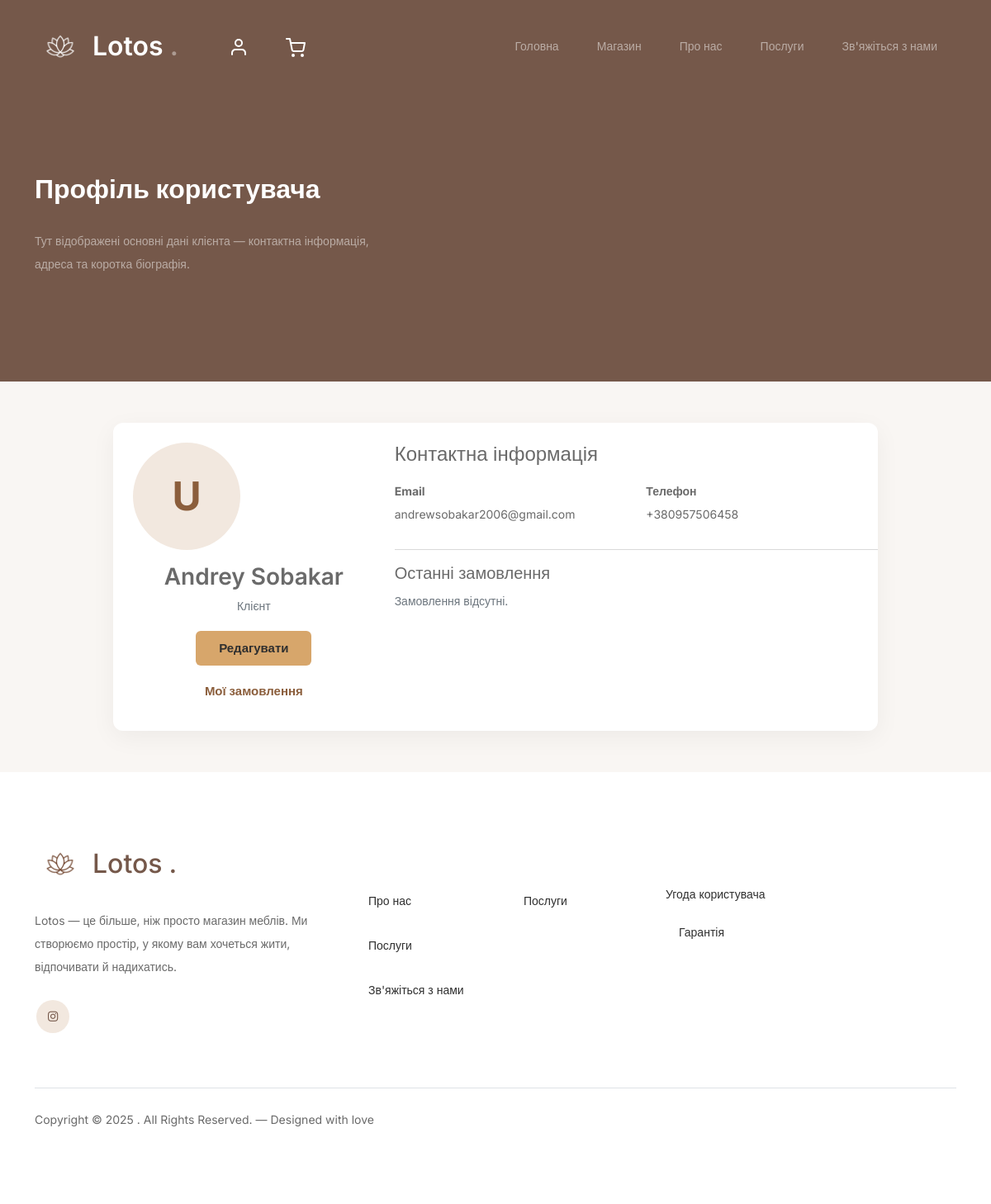
Screenshot of /profile (signed in) with the database file from the repository.
### models/models.py (models this page shows, shortened)
class User(Base):
    __tablename__ = "users"
    id = Column(Integer, primary_key=True)
    username = Column(String(150), unique=True, nullable=False)
    email = Column(String(255), unique=True, nullable=True)
    phone = Column(String(255), unique=True, nullable=False)
    hashed_password = Column(String(255), nullable=False)
    created_at = Column(DateTime, default=datetime.utcnow)
    cart = relationship(
        "Cart", back_populates="user", uselist=False, cascade="all, delete-orphan"
    )

### main.py (the view)
@app.route("/profile")
@login_required
def profile():
    db = SessionLocal()
    try:
        user = db.query(User).filter(User.id == session["user_id"]).first()
        if not user:
            session.clear()
            return redirect(url_for("auth.login"))
        return render_template("profile.html", user=user)
    finally:
        db.close()

### main.py (called while the page is built)
@app.context_processor
def inject_urls():
    return {
        "urls": {
            "delete_category": url_for("categories.delete_category"),
            "add_category": url_for("categories.add_category"),
        }
    }

### templates/profile.html (shortened to what this page needs)
<!DOCTYPE html>
<html lang="en">
  <head>
    <link href="{{url_for('static', filename='css/bootstrap.min.css')}}" rel="stylesheet" />
    <link
      href="https://cdnjs.cloudflare.com/ajax/libs/font-awesome/6.0.0-beta3/css/all.min.css"
      rel="stylesheet"
    />
    <link href="{{url_for('static', filename='css/tiny-slider.css')}}" rel="stylesheet" />
    <link href="{{url_for('static', filename='css/style.css')}}" rel="stylesheet" />
    <link rel="stylesheet" href="{{url_for('static', filename='css/profile.css')}}" />
  </head>
  <body>
    <nav class="custom-navbar navbar navbar-expand-md navbar-dark bg-dark" aria-label="Furni navigation bar">
      <div class="container position-relative d-flex justify-content-between align-items-center">
        <a class="navbar-brand d-flex align-items-center gap-2" href="{{ url_for('index') }}">
          <img src="{{ url_for('static', filename='images/lotos_white.png') }}" alt="Lotos Logo" style="height: 62px; width: auto;">
          Lotos<span>.</span>
        </a>
        <ul class="custom-navbar-cta navbar-nav mb-2 mb-md-0 d-flex flex-row profile-cart-icons">
          <li class="nav-item me-3">
            <a class="nav-link" href="{{ url_for('profile') }}">
              <img src="{{url_for('static', filename='images/user.svg')}}" />
            </a>
          </li>
          <li class="nav-item">
            <a class="nav-link" href="{{ url_for('cart') }}">
              <img src="{{url_for('static', filename='images/cart.svg')}}" />
            </a>
          </li>
        </ul>
        <div class="collapse navbar-collapse" id="navbarsFurni">
          <ul class="custom-navbar-nav navbar-nav ms-auto mb-2 mb-md-0">
            <li class="nav-item"><a class="nav-link" href="{{ url_for('index') }}">Головна</a></li>
            <li class="active"><a class="nav-link" href="{{ url_for('categories_view') }}">Магазин</a></li>
            <li><a class="nav-link" href="{{ url_for('about') }}">Про нас</a></li>
            <li><a class="nav-link" href="{{ url_for('services') }}">Послуги</a></li>
            <li><a class="nav-link" href="{{ url_for('contact') }}">Зв'яжіться з нами</a></li>
          </ul>
        </div>
      </div>
    </nav>
    <div class="hero">
      <div class="container">
        <div class="row align-items-center">
          <div class="col-md-7">
            <div class="intro-excerpt">
              <h1>Профіль користувача</h1>
              <p class="mb-0">Тут відображені основні дані клієнта — контактна інформація, адреса та коротка біографія.</p>
            </div>
          </div>
        </div>
      </div>
    </div>
    <section class="site-section">
      <div class="container">
        <div class="row justify-content-center">
          <div class="col-lg-10">
            <div class="profile-card p-4 d-flex flex-column flex-md-row gap-4">
              <div class="col-md-4 text-center profile-left">
                <div class="mb-3">
                  {% if user.avatar %}
                    <img src="{{ url_for('static', filename=user.avatar) }}" alt="Аватар" class="img-fluid profile-avatar rounded-circle" />
                  {% else %}
                    <div class="avatar-placeholder">
                      {{ (user.name or 'U')[0] }}
                    </div>
                  {% endif %}
                </div>
                <h3 class="mb-1">{{ user.username or "Пользователь" }}</h3>
                <p class="text-muted mb-3">{{ user.role or "Клієнт" }}</p>
                <div class="profile-actions d-flex justify-content-center gap-2">
                  <a href="{{ url_for('profile') }}" class="btn btn-secondary">Редагувати</a>
                  <a href="{{ url_for('services') }}" class="btn btn-white-outline">Мої замовлення</a>
                </div>
              </div>
              <div class="col-md-8 profile-meta">
                <h4 class="mb-3">Контактна інформація</h4>
                <div class="row">
                  <div class="col-sm-6 meta-row">
                    <strong>Email</strong>
                    <p class="mb-0">{{ user.email or "-" }}</p>
                  </div>
                  <div class="col-sm-6 meta-row">
                    <strong>Телефон</strong>
                    <p class="mb-0">{{ user.phone or "-" }}</p>
                  </div>
                </div>
                <hr />
                <h5 class="mb-2">Останні замовлення</h5>
                <div class="row g-3">
                  {% if orders %}
                    {% for o in orders[:3] %}
                      <div class="col-12 col-md-6">
                        <div class="p-3" style="background:#f9f9f9;border-radius:8px;">
                          <div class="d-flex justify-content-between">
                            <div>
                              <strong>Замовлення #{{ o.id }}</strong>
                              <div class="text-muted small">Статус: {{ o.status }}</div>
                            </div>
                            <div class="text-end">
                              <div class="product-price">₴{{ '%.2f'|format(o.total) }}</div>
                              <a href="{{ url_for('order_view', order_id=o.id) }}" class="small">Деталі</a>
                            </div>
                          </div>
                        </div>
                      </div>
                    {% endfor %}
                    {% if orders|length > 3 %}
                      <div class="col-12">
                        <a href="{{ url_for('services') }}" class="more">Показати всі замовлення</a>
                      </div>
                    {% endif %}
                  {% else %}
                    <div class="col-12">
                      <p class="text-muted">Замовлення відсутні.</p>
                    </div>
                  {% endif %}
                </div>
              </div>
            </div>
          </div>
        </div>
      </div>
    </section>
    <footer class="footer-section">
      <div class="container relative">
        <div class="row g-5 mb-5">
          <div class="col-lg-4">
            <div class="mb-4 footer-logo-wrap">
              <a href="{{ url_for('index') }}" class="footer-logo d-flex align-items-center gap-2">
                <img src="{{ url_for('static', filename='images/lotos_dark.png') }}" alt="Lotos Logo" style="height:62px; width:auto;">
                Lotos<span>.</span>
              </a>
            </div>
            <p class="mb-4">
              Lotos — це більше, ніж просто магазин меблів. Ми створюємо простір, у якому вам хочеться жити, відпочивати й надихатись.
            </p>
            <ul class="list-unstyled custom-social">
              <li>
                <a href="https://www.instagram.com/lotos_mebel_ua"><span class="fa fa-brands fa-instagram"></span></a>
              </li>
            </ul>
          </div>
          <div class="col-lg-8">
            <div class="row links-wrap">
              <div class="col-6 col-sm-6 col-md-3">
                <ul class="list-unstyled">
                  <li><a class="nav-link" href="{{ url_for('about') }}">Про нас</a></li>
                  <li><a class="nav-link" href="{{ url_for('services') }}">Послуги</a></li>
                  <li><a class="nav-link" href="{{ url_for('contact') }}">Зв'яжіться з нами</a></li>
                </ul>
              </div>
              <div class="col-6 col-sm-6 col-md-3">
                <ul class="list-unstyled">
                  <li><a class="nav-link" href="{{ url_for('contact') }}">Послуги</a></li>
                </ul>
              </div>
              <div class="col-6 col-sm-6 col-md-3">
                <ul class="list-unstyled">
                  <li><a href="{{ url_for('terms') }}"> Угода користувача </a></li>
                  <li><a class="nav-link" href="{{ url_for('guarantee') }}">Гарантія</a></li>
                </ul>
              </div>
            </div>
          </div>
        </div>
        <div class="border-top copyright">
          <div class="row pt-4">
            <div class="col-lg-6">
              <p class="mb-2 text-center text-lg-start">
                Copyright &copy;
                . All Rights Reserved. &mdash; Designed with love
              </p>
            </div>
          </div>
        </div>
      </div>
    </footer>
  </body>
</html>

### static/css/style.css (style rules this page uses)
html, body { overflow-x: hidden; width: 100%; }
body { overflow-x: hidden; position: relative; }
body { font-family: "Inter", sans-serif; font-weight: 400; line-height: 28px; color: #6a6a6a; font-size: 14px; background-color: #f9f6f3; }
a { text-decoration: none; -webkit-transition: .3s all ease; -o-transition: .3s all ease; transition: .3s all ease; color: #2f2f2f; text-decoration: underline; }
.custom-navbar { background: #75584a !important; padding-top: 20px; padding-bottom: 20px; }
.custom-navbar .navbar-brand { font-size: 32px; font-weight: 600; }
.custom-navbar .navbar-brand > span { opacity: .4; }
@media (min-width: 992px) { .custom-navbar .custom-navbar-nav li { margin-left: 15px; margin-right: 15px; } }
.custom-navbar .custom-navbar-nav li a { font-weight: 500; color: #ffffff !important; opacity: .5; -webkit-transition: .3s all ease; -o-transition: .3s all ease; transition: .3s all ease; position: relative; }
@media (min-width: 768px) { .custom-navbar .custom-navbar-nav li a:before { content: ""; position: absolute; bottom: 0; left: 8px; right: 8px; background: #d7a66b; height: 5px; opacity: 1; visibility: visible; width: 0; -webkit-transition: .15s all ease-out; -o-transition: .15s all ease-out; transition: .15s all ease-out; } }
.custom-navbar .custom-navbar-nav li.active a { opacity: 1; }
.custom-navbar .custom-navbar-nav li.active a:before { width: calc(100% - 16px); }
.custom-navbar .custom-navbar-cta { margin-left: 0 !important; -webkit-box-orient: horizontal; -webkit-box-direction: normal; -ms-flex-direction: row; flex-direction: row; }
@media (min-width: 768px) { .custom-navbar .custom-navbar-cta { margin-left: 40px !important; } }
.custom-navbar .custom-navbar-cta li { margin-left: 0px; margin-right: 0px; }
.custom-navbar .custom-navbar-cta li:first-child { margin-right: 20px; }
.hero { background: #75584a; padding: calc(4rem - 30px) 0 0rem 0; }
@media (min-width: 768px) { .hero { padding: calc(4rem - 30px) 0 4rem 0; } }
@media (min-width: 992px) { .hero { padding: calc(8rem - 30px) 0 8rem 0; } }
.hero .intro-excerpt { position: relative; z-index: 4; }
@media (min-width: 992px) { .hero .intro-excerpt { max-width: 450px; } }
.hero h1 { font-weight: 700; color: #ffffff; margin-bottom: 30px; }
.hero p { color: rgba(255, 255, 255, 0.5); margin-botom: 30px; }
.btn { font-weight: 600; padding: 12px 30px; border-radius: 30px; color: #ffffff; background: #2f2f2f; border-color: #2f2f2f; }
.btn.btn-secondary { color: #2f2f2f; background: #d7a66b; border-color: #d7a66b; }
.btn.btn-white-outline { background: transparent; border-width: 2px; border-color: rgba(255, 255, 255, 0.3); }
.footer-section { padding: 80px 0; background: #ffffff; }
.footer-section .relative { position: relative; }
.footer-section a { text-decoration: none; color: #2f2f2f; -webkit-transition: .3s all ease; -o-transition: .3s all ease; transition: .3s all ease; }
.footer-section .links-wrap { margin-top: 0px; }
@media (min-width: 992px) { .footer-section .links-wrap { margin-top: 54px; } }
.footer-section .links-wrap ul li { margin-bottom: 10px; }
.footer-section .footer-logo-wrap .footer-logo { font-size: 32px; font-weight: 500; text-decoration: none; color: #75584a; }
.footer-section .custom-social li { margin: 2px; display: inline-block; }
.footer-section .custom-social li a { width: 40px; height: 40px; text-align: center; line-height: 40px; display: inline-block; background: #f2e8df; color: #75584a; border-radius: 50%; }
.footer-section .border-top { border-color: #f2e8df; }
.footer-section .border-top.copyright { font-size: 14px !important; }
.hero h1 { font-size: 32px; }
.profile-cart-icons { display: flex; flex-direction: row; gap: 1rem; }
.custom-navbar .custom-navbar-nav li.active a { opacity: 0.5; }
.custom-navbar .custom-navbar-nav li.active a:before { width: 0; }

### rows the page displays
User: username "Andrey Sobakar", email "andrewsobakar2006@gmail.com", phone "+380957506458"

### other values shown
{{ (user.name or 'U')[0] }} "U"
{{ user.role or "Клієнт" }} "Клієнт"
